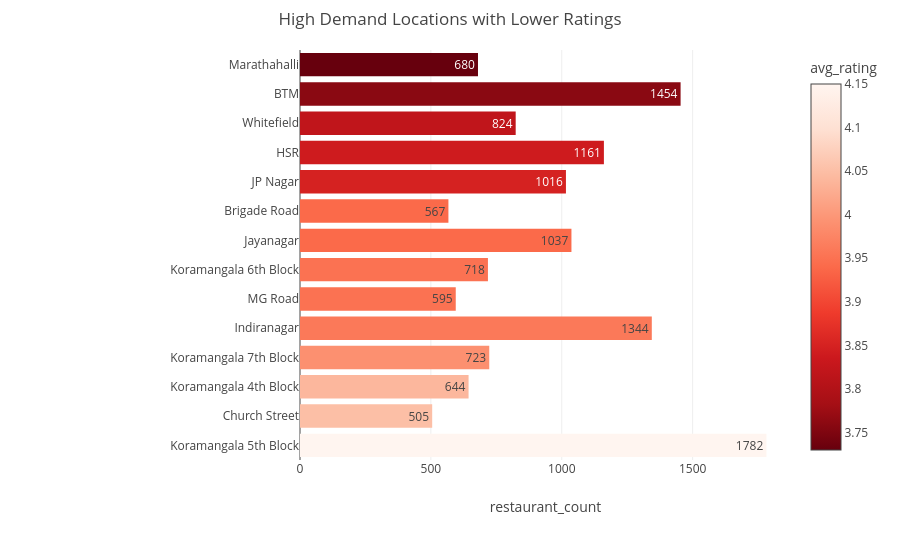

The notebook cell this image was saved under:
### Code cell
fig12 = px.bar(
    q12,
    x="restaurant_count",
    y="location",
    orientation="h",
    text="restaurant_count",
    title="High Demand Locations with Lower Ratings",
    color="avg_rating",
    color_continuous_scale="Reds_r"
)

fig12.update_layout(
    yaxis=dict(autorange="reversed"),
    margin=dict(l=300, r=50, t=50, b=100),
    yaxis_title=""
)

### Figure 1 — Plotly figure (JSON) as saved in the notebook; plotly's stock layout.template omitted (floating-point values rounded to 4 significant figures)
{"data": [{"hovertemplate": "restaurant_count=%{text}<br>location=%{y}<br>avg_rating=%{marker.color}<extra></extra>", "legendgroup": "", "marker": {"color": [3.73, 3.76, 3.82, 3.84, 3.85, 3.94, 3.94, 3.95, 3.95, 3.96, 3.99, 4.04, 4.05, 4.15], "coloraxis": "coloraxis", "pattern": {"shape": ""}}, "name": "", "orientation": "h", "showlegend": false, "text": [680.0, 1454.0, 824.0, 1161.0, 1016.0, 567.0, 1037.0, 718.0, 595.0, 1344.0, 723.0, 644.0, 505.0, 1782.0], "textposition": "auto", "type": "bar", "x": [680, 1454, 824, 1161, 1016, 567, 1037, 718, 595, 1344, 723, 644, 505, 1782], "xaxis": "x", "y": ["Marathahalli", "BTM", "Whitefield", "HSR", "JP Nagar", "Brigade Road", "Jayanagar", "Koramangala 6th Block", "MG Road", "Indiranagar", "Koramangala 7th Block", "Koramangala 4th Block", "Church Street", "Koramangala 5th Block"], "yaxis": "y"}], "layout": {"barmode": "relative", "coloraxis": {"autocolorscale": false, "colorbar": {"title": {"text": "avg_rating"}}, "colorscale": [[0, "rgb(103,0,13)"], [0.125, "rgb(165,15,21)"], [0.25, "rgb(203,24,29)"], [0.375, "rgb(239,59,44)"], [0.5, "rgb(251,106,74)"], [0.625, "rgb(252,146,114)"], [0.75, "rgb(252,187,161)"], [0.875, "rgb(254,224,210)"], [1, "rgb(255,245,240)"]]}, "legend": {"tracegroupgap": 0}, "margin": {"b": 100, "l": 300, "r": 50, "t": 50}, "title": {"text": "High Demand Locations with Lower Ratings"}, "xaxis": {"anchor": "y", "domain": [0, 1], "title": {"text": "restaurant_count"}}, "yaxis": {"anchor": "x", "autorange": "reversed", "domain": [0, 1], "title": {"text": ""}}}}
